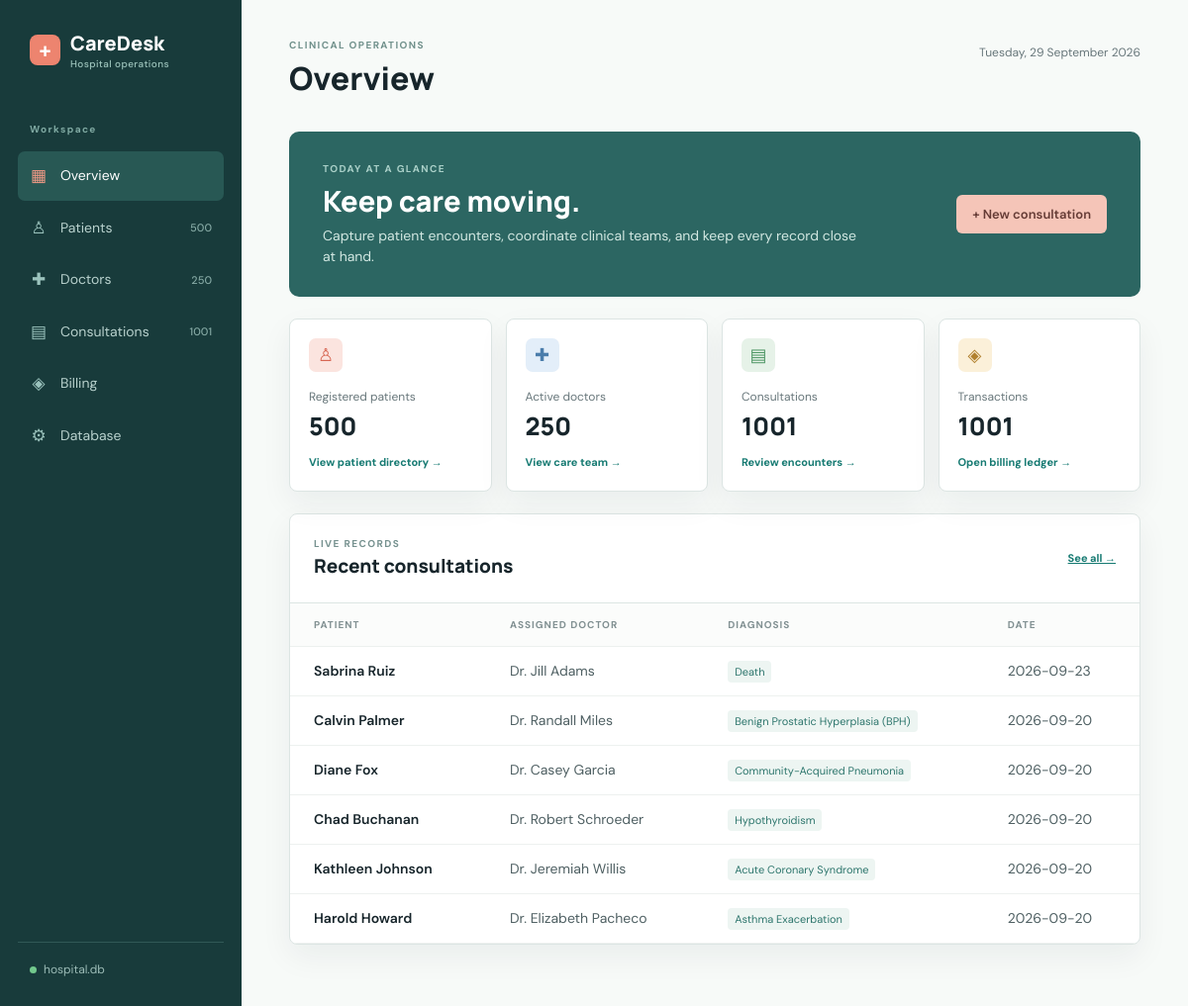
The page / on the database its author committed.
### tables this page shows
CREATE TABLE "Consultation" (
    "ID"        INTEGER PRIMARY KEY AUTOINCREMENT,
    "PatientID" INTEGER NOT NULL,
    "DoctorID"  INTEGER NOT NULL,
    "Diagnosis" TEXT,
    "Medicine"  TEXT,
    "TestType"  INTEGER,
    "DateTime"  TEXT NOT NULL DEFAULT CURRENT_TIMESTAMP,
    FOREIGN KEY ("PatientID") REFERENCES "Patient"("ID") ON DELETE CASCADE,
    FOREIGN KEY ("DoctorID") REFERENCES "Doctor"("ID") ON DELETE RESTRICT
);

CREATE TABLE "Patient" (
    "ID"         INTEGER PRIMARY KEY AUTOINCREMENT,
    "Name"       TEXT NOT NULL,
    "City"       TEXT NOT NULL,
    "PhoneNo"    TEXT NOT NULL UNIQUE,
    "Street"     TEXT,
    "Pincode"    INTEGER NOT NULL,
    "birthdate"  TEXT
);

CREATE TABLE "Doctor" (
    "ID"         INTEGER PRIMARY KEY AUTOINCREMENT,
    "Name"       TEXT NOT NULL,
    "Type"       TEXT,
    "Email"      TEXT NOT NULL UNIQUE,
    "PhoneNo"    TEXT NOT NULL UNIQUE,
    "birthdate"  TEXT,
    "Department" INTEGER,
    "Salary"     INTEGER NOT NULL DEFAULT 10000 CHECK("Salary" > 1000),
    FOREIGN KEY ("Department") REFERENCES "Department"("ID")
);

### app.py (the view)
@app.route("/")
def dashboard():
    stats = {
        "patients": fetch_one('SELECT COUNT(*) AS count FROM "Patient"')["count"],
        "doctors": fetch_one('SELECT COUNT(*) AS count FROM "Doctor"')["count"],
        "consultations": fetch_one('SELECT COUNT(*) AS count FROM "Consultation"')["count"],
        "billing": fetch_one('SELECT COUNT(*) AS count FROM "Billing"')["count"],
    }
    recent = fetch_all(
        '''SELECT c."ID", c."DateTime", c."Diagnosis", p."Name" AS patient,
                  d."Name" AS doctor
           FROM "Consultation" c
           JOIN "Patient" p ON p."ID" = c."PatientID"
           JOIN "Doctor" d ON d."ID" = c."DoctorID"
           ORDER BY c."ID" DESC LIMIT 6'''
    )
    return render_template("dashboard.html", stats=stats, recent=recent)

### app.py (called while the page is built)
def get_db():
    if "db" not in g:
        g.db = sqlite3.connect(app.config["DATABASE"])
        g.db.row_factory = sqlite3.Row
        g.db.execute("PRAGMA foreign_keys = ON")
    return g.db

def fetch_all(query, parameters=()):
    return get_db().execute(query, parameters).fetchall()

def fetch_one(query, parameters=()):
    return get_db().execute(query, parameters).fetchone()

@app.context_processor
def inject_navigation_counts():
    return {
        "now": datetime.now,
        "database_name": Path(app.config["DATABASE"]).name,
        "nav_counts": {
            "patients": fetch_one('SELECT COUNT(*) AS count FROM "Patient"')["count"],
            "doctors": fetch_one('SELECT COUNT(*) AS count FROM "Doctor"')["count"],
            "consultations": fetch_one('SELECT COUNT(*) AS count FROM "Consultation"')["count"],
        }
    }

### templates/dashboard.html
{% extends 'base.html' %}
{% block title %}Overview{% endblock %}{% block heading %}Overview{% endblock %}
{% block content %}
<section class="welcome">
  <div>
    <p class="eyebrow">TODAY AT A GLANCE</p>
    <h2>Keep care moving.</h2>
    <p>Capture patient encounters, coordinate clinical teams, and keep every record close at hand.</p>
  </div><a class="button light-button" href="{{ url_for('new_consultation') }}">+ New consultation</a>
</section>
<section class="stats-grid">
  <a class="stat-card" href="{{ url_for('patients') }}"><span class="stat-icon coral">♙</span><span
      class="stat-label">Registered patients</span><strong>{{ stats.patients }}</strong><span class="stat-link">View
      patient directory →</span></a>
  <a class="stat-card" href="{{ url_for('doctors') }}"><span class="stat-icon blue">✚</span><span
      class="stat-label">Active doctors</span><strong>{{ stats.doctors }}</strong><span class="stat-link">View care team
      →</span></a>
  <a class="stat-card" href="{{ url_for('consultations') }}"><span class="stat-icon green">▤</span><span
      class="stat-label">Consultations</span><strong>{{ stats.consultations }}</strong><span class="stat-link">Review
      encounters →</span></a>
  <a class="stat-card" href="{{ url_for('billing') }}"><span class="stat-icon gold">◈</span><span
      class="stat-label">Transactions</span><strong>{{ stats.billing }}</strong><span class="stat-link">Open billing
      ledger →</span></a>
</section>
<section class="panel">
  <div class="panel-heading">
    <div>
      <p class="eyebrow">LIVE RECORDS</p>
      <h2>Recent consultations</h2>
    </div><a class="text-link" href="{{ url_for('consultations') }}">See all →</a>
  </div>
  <div class="table-wrap">
    <table>
      <thead>
        <tr>
          <th>Patient</th>
          <th>Assigned doctor</th>
          <th>Diagnosis</th>
          <th>Date</th>
        </tr>
      </thead>
      <tbody>{% for record in recent %}<tr>
          <td><strong>{{ record.patient }}</strong></td>
          <td>{{ record.doctor }}</td>
          <td><span class="tag">{{ record.Diagnosis or 'General review' }}</span></td>
          <td>{{ record.DateTime[:10] }}</td>
        </tr>{% else %}<tr>
          <td colspan="4" class="empty">No consultations have been recorded yet.</td>
        </tr>{% endfor %}</tbody>
    </table>
  </div>
</section>
{% endblock %}

### templates/base.html (shortened to what this page needs)
<!doctype html>
<html lang="en">
<head>
  <link rel="stylesheet" href="{{ url_for('static', filename='style.css') }}">
</head>
<body>
  <aside class="sidebar">
    <a class="brand" href="{{ url_for('dashboard') }}"><span class="brand-mark">+</span><span>CareDesk<small>Hospital
          operations</small></span></a>
    <p class="nav-label">Workspace</p>
    <nav>
      <a class="nav-link {% if request.endpoint == 'dashboard' %}active{% endif %}"
        href="{{ url_for('dashboard') }}"><span>▦</span>Overview</a>
      <a class="nav-link {% if request.endpoint in ['patients', 'new_patient'] %}active{% endif %}"
        href="{{ url_for('patients') }}"><span>♙</span>Patients <b>{{ nav_counts.patients }}</b></a>
      <a class="nav-link {% if request.endpoint in ['doctors', 'new_doctor'] %}active{% endif %}"
        href="{{ url_for('doctors') }}"><span>✚</span>Doctors <b>{{ nav_counts.doctors }}</b></a>
      <a class="nav-link {% if request.endpoint in ['consultations', 'new_consultation'] %}active{% endif %}"
        href="{{ url_for('consultations') }}"><span>▤</span>Consultations <b>{{ nav_counts.consultations }}</b></a>
      <a class="nav-link {% if request.endpoint in ['billing', 'new_billing'] %}active{% endif %}"
        href="{{ url_for('billing') }}"><span>◈</span>Billing</a>
      <a class="nav-link {% if request.endpoint == 'database_settings' %}active{% endif %}"
        href="{{ url_for('database_settings') }}"><span>⚙</span>Database</a>
    </nav>
    <div class="sidebar-foot"><span class="status-dot"></span>{{ database_name }}</div>
  </aside>
  <main class="main-content">
    <header class="topbar">
      <div><span class="eyebrow">CLINICAL OPERATIONS</span>
        <h1>{% block heading %}Good day{% endblock %}</h1>
      </div>
      <div class="date-stamp">{{ now().strftime('%A, %d %B %Y') }}</div>
    </header>
    {% block content %}{% endblock %}
  </main>
</body>
</html>

### rows shown on the page
Consultation: patient "Sabrina Ruiz", doctor "Dr. Jill Adams", Diagnosis "Death", DateTime "2026-09-23"
Consultation: patient "Calvin Palmer", doctor "Dr. Randall Miles", Diagnosis "Benign Prostatic Hyperplasia (BPH)", DateTime "2026-09-20"
Consultation: patient "Diane Fox", doctor "Dr. Casey Garcia", Diagnosis "Community-Acquired Pneumonia", DateTime "2026-09-20"
Consultation: patient "Chad Buchanan", doctor "Dr. Robert Schroeder", Diagnosis "Hypothyroidism", DateTime "2026-09-20"
Consultation: patient "Kathleen Johnson", doctor "Dr. Jeremiah Willis", Diagnosis "Acute Coronary Syndrome", DateTime "2026-09-20"
Consultation: patient "Harold Howard", doctor "Dr. Elizabeth Pacheco", Diagnosis "Asthma Exacerbation", DateTime "2026-09-20"

### other values the page prints
{{ nav_counts.patients }} "500"
{{ nav_counts.doctors }} "250"
{{ nav_counts.consultations }} "1001"
{{ database_name }} "hospital.db"
{{ stats.patients }} "500"
{{ stats.doctors }} "250"
{{ stats.consultations }} "1001"
{{ stats.billing }} "1001"
